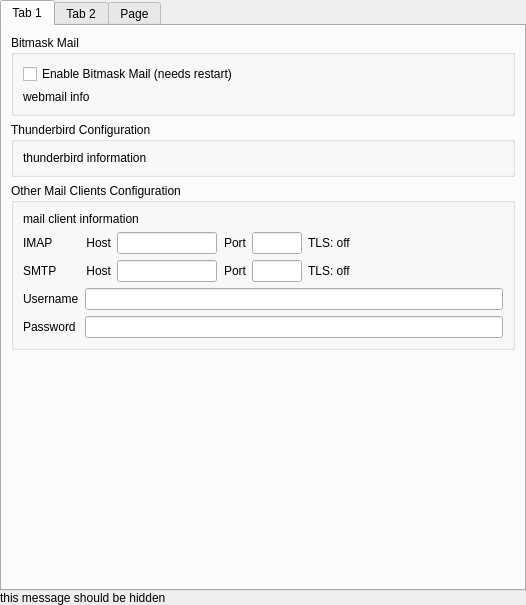
<?xml version="1.0" encoding="UTF-8"?>
<ui version="4.0">
 <class>PreferencesEmailPage</class>
 <widget class="QWidget" name="PreferencesEmailPage">
  <property name="geometry">
   <rect>
    <x>0</x>
    <y>0</y>
    <width>526</width>
    <height>605</height>
   </rect>
  </property>
  <property name="windowTitle">
   <string>Form</string>
  </property>
  <layout class="QVBoxLayout" name="verticalLayout">
   <property name="spacing">
    <number>0</number>
   </property>
   <property name="margin">
    <number>0</number>
   </property>
   <item>
    <widget class="QTabWidget" name="email_tabs">
     <property name="currentIndex">
      <number>0</number>
     </property>
     <widget class="QWidget" name="config_tab">
      <property name="accessibleName">
       <string/>
      </property>
      <property name="accessibleDescription">
       <string/>
      </property>
      <attribute name="title">
       <string>Tab 1</string>
      </attribute>
      <layout class="QVBoxLayout" name="verticalLayout_7">
       <item>
        <widget class="QGroupBox" name="webmail_box">
         <property name="title">
          <string>Bitmask Mail</string>
         </property>
         <layout class="QVBoxLayout" name="verticalLayout_4">
          <item>
           <widget class="QCheckBox" name="webmail_checkbox">
            <property name="text">
             <string>Enable Bitmask Mail (needs restart)</string>
            </property>
           </widget>
          </item>
          <item>
           <widget class="QLabel" name="webmail_label">
            <property name="text">
             <string>webmail info</string>
            </property>
            <property name="wordWrap">
             <bool>true</bool>
            </property>
           </widget>
          </item>
         </layout>
        </widget>
       </item>
       <item>
        <widget class="QGroupBox" name="thunderbird_box">
         <property name="title">
          <string>Thunderbird Configuration</string>
         </property>
         <layout class="QVBoxLayout" name="verticalLayout_2">
          <item>
           <widget class="QLabel" name="thunderbird_label">
            <property name="text">
             <string>thunderbird information</string>
            </property>
            <property name="wordWrap">
             <bool>true</bool>
            </property>
           </widget>
          </item>
         </layout>
        </widget>
       </item>
       <item>
        <widget class="QGroupBox" name="imap_box">
         <property name="sizePolicy">
          <sizepolicy hsizetype="Preferred" vsizetype="Preferred">
           <horstretch>0</horstretch>
           <verstretch>0</verstretch>
          </sizepolicy>
         </property>
         <property name="title">
          <string>Other Mail Clients Configuration</string>
         </property>
         <layout class="QVBoxLayout" name="verticalLayout_3">
          <item>
           <widget class="QLabel" name="mail_client_label">
            <property name="text">
             <string>mail client information</string>
            </property>
            <property name="wordWrap">
             <bool>true</bool>
            </property>
           </widget>
          </item>
          <item>
           <layout class="QGridLayout" name="gridLayout_2">
            <item row="1" column="1">
             <layout class="QGridLayout" name="gridLayout_5">
              <item row="0" column="0">
               <widget class="QLabel" name="label_8">
                <property name="sizePolicy">
                 <sizepolicy hsizetype="Preferred" vsizetype="Preferred">
                  <horstretch>0</horstretch>
                  <verstretch>0</verstretch>
                 </sizepolicy>
                </property>
                <property name="text">
                 <string>Host</string>
                </property>
                <property name="alignment">
                 <set>Qt::AlignRight|Qt::AlignTrailing|Qt::AlignVCenter</set>
                </property>
               </widget>
              </item>
              <item row="0" column="2">
               <widget class="QLabel" name="label_9">
                <property name="sizePolicy">
                 <sizepolicy hsizetype="Preferred" vsizetype="Preferred">
                  <horstretch>0</horstretch>
                  <verstretch>0</verstretch>
                 </sizepolicy>
                </property>
                <property name="text">
                 <string>Port</string>
                </property>
                <property name="alignment">
                 <set>Qt::AlignRight|Qt::AlignTrailing|Qt::AlignVCenter</set>
                </property>
               </widget>
              </item>
              <item row="0" column="1">
               <widget class="QLineEdit" name="smtp_host_edit">
                <property name="sizePolicy">
                 <sizepolicy hsizetype="Fixed" vsizetype="Fixed">
                  <horstretch>0</horstretch>
                  <verstretch>0</verstretch>
                 </sizepolicy>
                </property>
                <property name="maximumSize">
                 <size>
                  <width>100</width>
                  <height>16777215</height>
                 </size>
                </property>
                <property name="text">
                 <string/>
                </property>
                <property name="readOnly">
                 <bool>true</bool>
                </property>
               </widget>
              </item>
              <item row="0" column="4">
               <widget class="QLabel" name="label_10">
                <property name="sizePolicy">
                 <sizepolicy hsizetype="Fixed" vsizetype="Preferred">
                  <horstretch>0</horstretch>
                  <verstretch>0</verstretch>
                 </sizepolicy>
                </property>
                <property name="text">
                 <string>TLS: off</string>
                </property>
               </widget>
              </item>
              <item row="0" column="3">
               <widget class="QLineEdit" name="smtp_port_edit">
                <property name="sizePolicy">
                 <sizepolicy hsizetype="Fixed" vsizetype="Fixed">
                  <horstretch>0</horstretch>
                  <verstretch>0</verstretch>
                 </sizepolicy>
                </property>
                <property name="maximumSize">
                 <size>
                  <width>50</width>
                  <height>16777215</height>
                 </size>
                </property>
                <property name="readOnly">
                 <bool>true</bool>
                </property>
               </widget>
              </item>
              <item row="0" column="5">
               <spacer name="horizontalSpacer_3">
                <property name="orientation">
                 <enum>Qt::Horizontal</enum>
                </property>
                <property name="sizeHint" stdset="0">
                 <size>
                  <width>40</width>
                  <height>20</height>
                 </size>
                </property>
               </spacer>
              </item>
             </layout>
            </item>
            <item row="0" column="0">
             <widget class="QLabel" name="label">
              <property name="text">
               <string>IMAP</string>
              </property>
             </widget>
            </item>
            <item row="2" column="0">
             <widget class="QLabel" name="label_4">
              <property name="text">
               <string>Username</string>
              </property>
             </widget>
            </item>
            <item row="1" column="0">
             <widget class="QLabel" name="label_2">
              <property name="text">
               <string>SMTP</string>
              </property>
             </widget>
            </item>
            <item row="0" column="1">
             <layout class="QGridLayout" name="gridLayout_4">
              <item row="1" column="0">
               <widget class="QLabel" name="label_5">
                <property name="sizePolicy">
                 <sizepolicy hsizetype="Preferred" vsizetype="Preferred">
                  <horstretch>0</horstretch>
                  <verstretch>0</verstretch>
                 </sizepolicy>
                </property>
                <property name="text">
                 <string>Host</string>
                </property>
                <property name="alignment">
                 <set>Qt::AlignRight|Qt::AlignTrailing|Qt::AlignVCenter</set>
                </property>
               </widget>
              </item>
              <item row="1" column="1">
               <widget class="QLineEdit" name="imap_host_edit">
                <property name="sizePolicy">
                 <sizepolicy hsizetype="Fixed" vsizetype="Fixed">
                  <horstretch>0</horstretch>
                  <verstretch>0</verstretch>
                 </sizepolicy>
                </property>
                <property name="maximumSize">
                 <size>
                  <width>100</width>
                  <height>16777215</height>
                 </size>
                </property>
                <property name="text">
                 <string/>
                </property>
                <property name="readOnly">
                 <bool>true</bool>
                </property>
               </widget>
              </item>
              <item row="1" column="2">
               <widget class="QLabel" name="label_6">
                <property name="sizePolicy">
                 <sizepolicy hsizetype="Preferred" vsizetype="Preferred">
                  <horstretch>0</horstretch>
                  <verstretch>0</verstretch>
                 </sizepolicy>
                </property>
                <property name="text">
                 <string>Port</string>
                </property>
                <property name="alignment">
                 <set>Qt::AlignRight|Qt::AlignTrailing|Qt::AlignVCenter</set>
                </property>
               </widget>
              </item>
              <item row="1" column="6">
               <spacer name="horizontalSpacer_2">
                <property name="orientation">
                 <enum>Qt::Horizontal</enum>
                </property>
                <property name="sizeHint" stdset="0">
                 <size>
                  <width>40</width>
                  <height>20</height>
                 </size>
                </property>
               </spacer>
              </item>
              <item row="1" column="5">
               <widget class="QLabel" name="label_7">
                <property name="sizePolicy">
                 <sizepolicy hsizetype="Fixed" vsizetype="Preferred">
                  <horstretch>0</horstretch>
                  <verstretch>0</verstretch>
                 </sizepolicy>
                </property>
                <property name="text">
                 <string>TLS: off</string>
                </property>
               </widget>
              </item>
              <item row="1" column="3">
               <widget class="QLineEdit" name="imap_port_edit">
                <property name="sizePolicy">
                 <sizepolicy hsizetype="Fixed" vsizetype="Fixed">
                  <horstretch>0</horstretch>
                  <verstretch>0</verstretch>
                 </sizepolicy>
                </property>
                <property name="maximumSize">
                 <size>
                  <width>50</width>
                  <height>16777215</height>
                 </size>
                </property>
                <property name="readOnly">
                 <bool>true</bool>
                </property>
               </widget>
              </item>
             </layout>
            </item>
            <item row="2" column="1">
             <widget class="QLineEdit" name="username_edit">
              <property name="readOnly">
               <bool>true</bool>
              </property>
             </widget>
            </item>
            <item row="3" column="0">
             <widget class="QLabel" name="label_3">
              <property name="text">
               <string>Password</string>
              </property>
             </widget>
            </item>
            <item row="3" column="1">
             <widget class="QLineEdit" name="password_edit">
              <property name="readOnly">
               <bool>true</bool>
              </property>
             </widget>
            </item>
           </layout>
          </item>
         </layout>
        </widget>
       </item>
       <item>
        <spacer name="verticalSpacer">
         <property name="orientation">
          <enum>Qt::Vertical</enum>
         </property>
         <property name="sizeHint" stdset="0">
          <size>
           <width>20</width>
           <height>40</height>
          </size>
         </property>
        </spacer>
       </item>
      </layout>
     </widget>
     <widget class="QWidget" name="my_key_tab">
      <attribute name="title">
       <string>Tab 2</string>
      </attribute>
      <layout class="QVBoxLayout" name="verticalLayout_5">
       <item>
        <widget class="QWidget" name="mykey_box" native="true">
         <layout class="QGridLayout" name="gridLayout_3">
          <item row="4" column="0">
           <widget class="QLabel" name="pub_label">
            <property name="text">
             <string>Public Key</string>
            </property>
           </widget>
          </item>
          <item row="4" column="1">
           <widget class="QPlainTextEdit" name="public_key_edit">
            <property name="sizePolicy">
             <sizepolicy hsizetype="Expanding" vsizetype="Expanding">
              <horstretch>0</horstretch>
              <verstretch>0</verstretch>
             </sizepolicy>
            </property>
            <property name="font">
             <font>
              <family>Courier</family>
             </font>
            </property>
            <property name="lineWrapMode">
             <enum>QPlainTextEdit::NoWrap</enum>
            </property>
            <property name="readOnly">
             <bool>true</bool>
            </property>
           </widget>
          </item>
          <item row="3" column="1">
           <widget class="QPlainTextEdit" name="fingerprint_edit">
            <property name="sizePolicy">
             <sizepolicy hsizetype="Expanding" vsizetype="Fixed">
              <horstretch>0</horstretch>
              <verstretch>42</verstretch>
             </sizepolicy>
            </property>
            <property name="maximumSize">
             <size>
              <width>16777215</width>
              <height>48</height>
             </size>
            </property>
            <property name="font">
             <font>
              <family>Courier</family>
              <weight>50</weight>
              <bold>false</bold>
             </font>
            </property>
            <property name="acceptDrops">
             <bool>false</bool>
            </property>
            <property name="styleSheet">
             <string notr="true"/>
            </property>
            <property name="lineWrapMode">
             <enum>QPlainTextEdit::NoWrap</enum>
            </property>
            <property name="readOnly">
             <bool>true</bool>
            </property>
            <property name="plainText">
             <string notr="true"/>
            </property>
           </widget>
          </item>
          <item row="1" column="0">
           <widget class="QLabel" name="expiration_label">
            <property name="text">
             <string>Expiration</string>
            </property>
           </widget>
          </item>
          <item row="3" column="0">
           <widget class="QLabel" name="fp_label">
            <property name="text">
             <string>Fingerprint</string>
            </property>
           </widget>
          </item>
          <item row="0" column="1">
           <widget class="QLineEdit" name="uid_edit">
            <property name="enabled">
             <bool>true</bool>
            </property>
            <property name="text">
             <string/>
            </property>
            <property name="alignment">
             <set>Qt::AlignLeading|Qt::AlignLeft|Qt::AlignVCenter</set>
            </property>
            <property name="readOnly">
             <bool>true</bool>
            </property>
           </widget>
          </item>
          <item row="0" column="0">
           <widget class="QLabel" name="uid_label">
            <property name="text">
             <string>Address</string>
            </property>
           </widget>
          </item>
          <item row="1" column="1">
           <widget class="QLineEdit" name="expiration_edit">
            <property name="readOnly">
             <bool>true</bool>
            </property>
           </widget>
          </item>
          <item row="5" column="1">
           <layout class="QGridLayout" name="gridLayout">
            <item row="2" column="1">
             <widget class="QPushButton" name="export_button">
              <property name="text">
               <string>Export Private Key</string>
              </property>
             </widget>
            </item>
            <item row="2" column="2">
             <widget class="QPushButton" name="import_button">
              <property name="text">
               <string>Import Private Key</string>
              </property>
             </widget>
            </item>
            <item row="2" column="3">
             <spacer name="horizontalSpacer">
              <property name="orientation">
               <enum>Qt::Horizontal</enum>
              </property>
              <property name="sizeHint" stdset="0">
               <size>
                <width>40</width>
                <height>20</height>
               </size>
              </property>
             </spacer>
            </item>
           </layout>
          </item>
         </layout>
         <zorder>uid_edit</zorder>
         <zorder>fp_label</zorder>
         <zorder>uid_label</zorder>
         <zorder>expiration_edit</zorder>
         <zorder>expiration_label</zorder>
         <zorder>fingerprint_edit</zorder>
         <zorder>public_key_edit</zorder>
         <zorder>pub_label</zorder>
         <zorder></zorder>
        </widget>
       </item>
       <item>
        <spacer name="verticalSpacer_2">
         <property name="orientation">
          <enum>Qt::Vertical</enum>
         </property>
         <property name="sizeHint" stdset="0">
          <size>
           <width>20</width>
           <height>40</height>
          </size>
         </property>
        </spacer>
       </item>
      </layout>
     </widget>
     <widget class="QWidget" name="other_keys_tab">
      <attribute name="title">
       <string>Page</string>
      </attribute>
      <layout class="QVBoxLayout" name="verticalLayout_6">
       <item>
        <widget class="QTableWidget" name="keys_table">
         <property name="editTriggers">
          <set>QAbstractItemView::NoEditTriggers</set>
         </property>
         <property name="alternatingRowColors">
          <bool>true</bool>
         </property>
         <property name="selectionMode">
          <enum>QAbstractItemView::SingleSelection</enum>
         </property>
         <property name="selectionBehavior">
          <enum>QAbstractItemView::SelectRows</enum>
         </property>
         <property name="textElideMode">
          <enum>Qt::ElideRight</enum>
         </property>
         <attribute name="horizontalHeaderStretchLastSection">
          <bool>true</bool>
         </attribute>
         <column>
          <property name="text">
           <string>Email</string>
          </property>
         </column>
         <column>
          <property name="text">
           <string>Key ID</string>
          </property>
         </column>
        </widget>
       </item>
      </layout>
     </widget>
    </widget>
   </item>
   <item>
    <widget class="QLabel" name="message_label">
     <property name="text">
      <string>this message should be hidden</string>
     </property>
    </widget>
   </item>
  </layout>
 </widget>
 <resources/>
 <connections/>
</ui>
